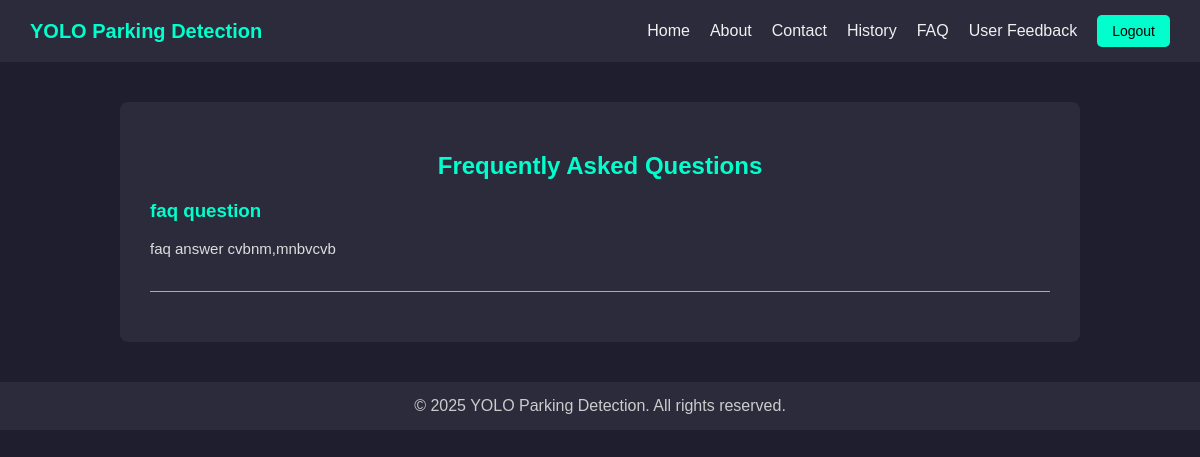
The page /faq on the database as committed earlier.
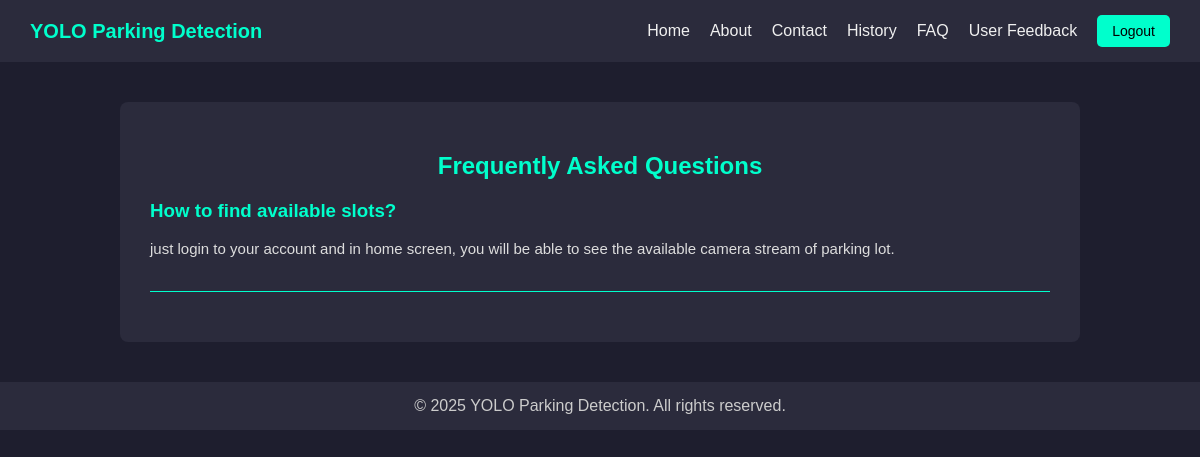
The same page on the database as committed later.
### app/models.py (models this page shows, shortened)
class FAQ(models.Model):
    question = models.CharField(max_length=255)
    answer = models.TextField()
    created_at = models.DateTimeField(auto_now_add=True)
    class Meta:
        ordering = ['-created_at']  # newest first
        verbose_name = "FAQ"
        verbose_name_plural = "FAQs"

### app/views.py (the view)
# urls.py: path("faq", views.faq, name="faq"),
def faq(request):
    faqs = FAQ.objects.all()  # All FAQ entries
    return render(request, 'faq.html', {'faqs': faqs})

### yolo_parking_django/templates/faq.html (shortened to what this page needs)
<!DOCTYPE html>
<html>
<head>
</head>
<body>
        <header>
        <div class="logo">YOLO Parking Detection</div>
        <div class="nav-links">
            <a href="{% url 'home' %}">Home</a>
            <a href="{% url 'about' %}">About</a>
            <a href="{% url 'contact' %}">Contact</a>
            <a href="{% url 'history' %}">History</a>
            <a href="{% url 'faq' %}">FAQ</a>
            <a href="{% url 'feedback' %}">User Feedback</a>
            <a href="{% url 'logout' %}">
            <button class="logout-btn">Logout</button>
            </a>
        </div>
    </header>
    <section class="faq-section">
        <h1>Frequently Asked Questions</h1>
        {% for item in faqs %}
        <div class="faq-item">
            <h3>{{ item.question }}</h3>
            <p>{{ item.answer }}</p>
        </div>
        {% empty %}
        <p>No FAQs available at the moment.</p>
        {% endfor %}
    </section>
    <footer>
        &copy; 2025 YOLO Parking Detection. All rights reserved.
    </footer>
</body>
</html>

### yolo_parking_django/templates/faq.html (style rules this page uses)
body { background: #1e1e2e; color: #f0f0f0; font-family: Arial, sans-serif; margin: 0; }
header { background: #2b2b3c; display: flex; justify-content: space-between; align-items: center; padding: 15px 30px; position: sticky; top: 0; z-index: 100; }
.logo { color: #00ffcc; font-size: 20px; font-weight: bold; }
.nav-links { display: flex; gap: 20px; align-items: center; }
.nav-links a { color: #f0f0f0; text-decoration: none; font-size: 16px; transition: color 0.3s; }
.logout-btn { background: #00ffcc; color: black; padding: 8px 15px; border: none; border-radius: 5px; cursor: pointer; font-size: 14px; }
footer { background: #2b2b3c; color: #ccc; text-align: center; padding: 15px; margin-top: 40px; }
.faq-section { max-width: 900px; margin: 40px auto; background: #2b2b3c; padding: 30px; border-radius: 8px; }
.faq-section h1 { text-align: center; color: #00ffcc; margin-bottom: 20px; }
.faq-item { margin-bottom: 20px; padding-bottom: 15px; border-bottom: 1px solid #00ffcc; }
.faq-item h3 { color: #00ffcc; margin-bottom: 5px; }
.faq-item p { line-height: 1.6; font-size: 15px; color: #ddd; }

Rows that differ between the two databases and show on the page:
changed FAQ: question "faq question" → "How to find available slots?"; answer "faq answer cvbnm,mnbvcvb" → "just login to your account and in home screen, you will be able to see the available camera stream of parking lot."
